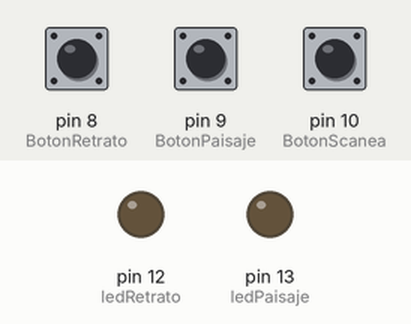
Recording of a sketch running on a simulated Arduino Uno, built with avr-gcc and run on an emulated ATmega328P. On the bench: output pins drawn as LEDs (lit = HIGH). The inputs (shaded band) are chosen by the test bench; at power-on: pin 8 (BotonRetrato) HIGH, pin 9 (BotonPaisaje) HIGH, pin 10 (BotonScanea) HIGH. What the sketch prints to the serial monitor is not drawn.

Above: at 1.2 s.
1.3 s: pin 8 (BotonRetrato) pulled LOW for 0.15 s
At 2.3 s:
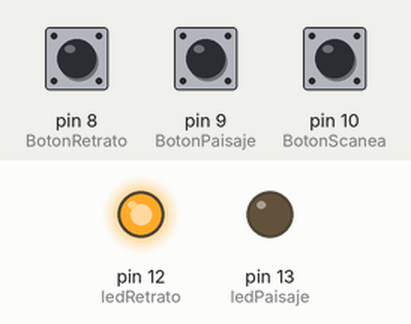
2.9 s: pin 9 (BotonPaisaje) pulled LOW for 0.15 s
At 3.5 s:
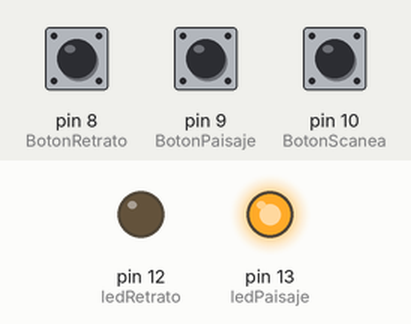
7.6 s: pin 8 (BotonRetrato) pulled LOW for 1 s
At 8.3 s:
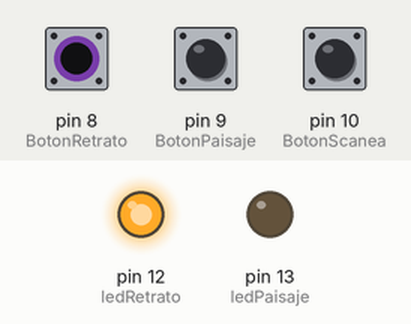
10.1 s: pin 9 (BotonPaisaje) pulled LOW for 1 s
At 11.4 s:
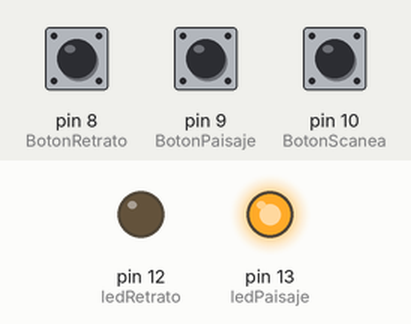
Timing chart, 0 to 13.1 s (numbered marks = the images above; inputs shaded):
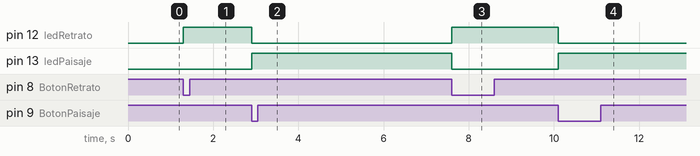

Measured:
- after the input at 1.3 s, pin 12 (ledRetrato): LOW → HIGH at once
- after the input at 2.9 s, pin 12 (ledRetrato): HIGH → LOW at once; pin 13 (ledPaisaje): LOW → HIGH at once
- after the input at 7.6 s, pin 12 (ledRetrato): LOW → HIGH at once; pin 13 (ledPaisaje): HIGH → LOW at once
- after the input at 10.1 s, pin 12 (ledRetrato): HIGH → LOW at once; pin 13 (ledPaisaje): LOW → HIGH at once

The sketch:

ArduinoBotonesScanner_pde.pde
```cpp
/*
PABLO NIETO 2011
PAULTOOL@GMAIL.COM

SWITCH SIMPLE SERIAL- LED
AL OPRIMIR EL BOTON DEL PUERTO 7
SE ENCIENDE EL LED DEL PUERTO 8
Y SE ENVIA EL STATUS POR PUERTO SERIAL

*/

//LED TIPO DE IIMAGEN
int ledRetrato =  12;  //RETRATO
int ledPaisaje =  13;  //PAISAJE

//BOTONES PARA SELECCION DE TIPO DE IMAGEN
const int BotonRetrato = 8;//RETRATO
int BotonRetratoState = 0;

const int BotonPaisaje = 9;//PAISAJE
int BotonPaisajeState = 0;

const int BotonScanea = 10;//SCANEA
int BotonScaneaState = 0;
// The setup() method runs once, when the sketch starts

void setup()   {

  // Inicia entrads/salidas
  //RETRAT0
  pinMode(ledRetrato, OUTPUT);
  pinMode(BotonRetrato, INPUT);
  digitalWrite(BotonRetrato, HIGH); //Activa el pull-up
  //PAISAJE
  pinMode(ledPaisaje, OUTPUT);
  pinMode(BotonPaisaje, INPUT);
  digitalWrite(BotonPaisaje, HIGH); //Activa el pull-up
  //SCANEA
  pinMode(BotonScanea, INPUT);
  digitalWrite(BotonScanea, HIGH); //Activa el pull-up
  //INICIA PTO. SERIAL
  Serial.begin(9600);
}

// the loop() method runs over and over again,
// as long as the Arduino has power

void loop()
{
  BotonRetratoState = digitalRead(BotonRetrato);//RETRATO
  BotonPaisajeState = digitalRead(BotonPaisaje);//PAISAJE
  BotonScaneaState = digitalRead(BotonScanea);//SCANEA

  Serial.read();

  //RETRATO
  if (BotonRetratoState == LOW) {
    digitalWrite(ledRetrato, HIGH);  //on   led8
    digitalWrite(ledPaisaje, LOW);   //off  led9
    Serial.write(1);

  }
  //PAISAJE
  if (BotonPaisajeState == LOW){
    digitalWrite(ledPaisaje, HIGH);  //on   led9
    digitalWrite(ledRetrato, LOW);   //off  led8
    Serial.write(2);
  }

  //SCANEA
  if (BotonScaneaState == LOW) {
    Serial.write(3);
  }if (BotonScaneaState == HIGH){
    Serial.write(4);
  }
}
```
